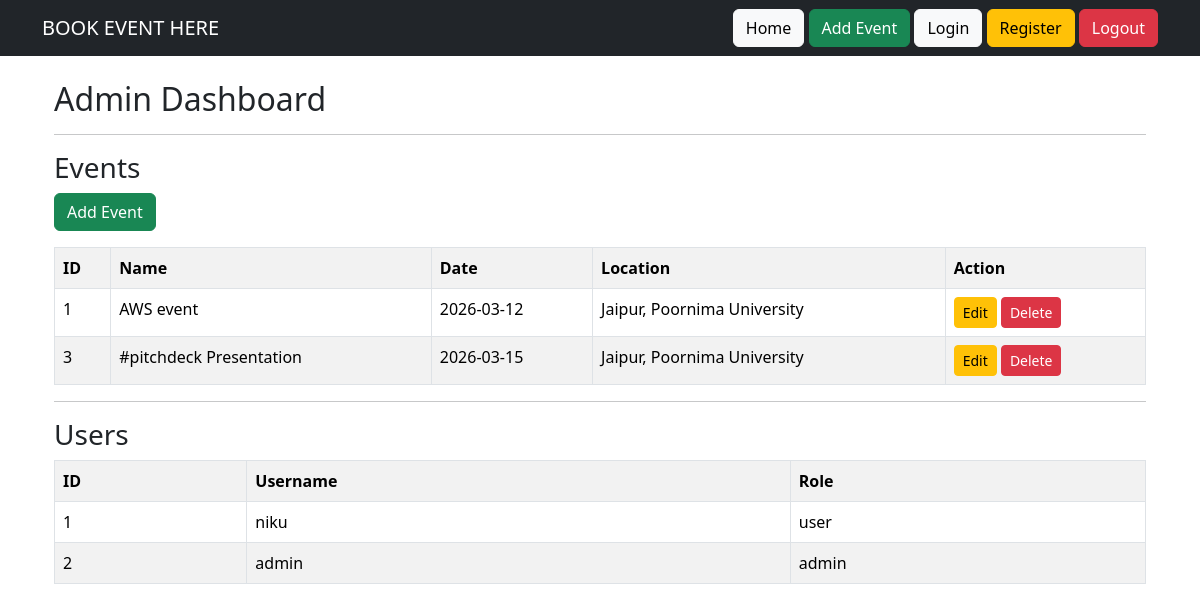
/admin (signed in), run on the app's committed database.
### tables this page shows
CREATE TABLE events(
        id INTEGER PRIMARY KEY AUTOINCREMENT,
        name TEXT,
        date TEXT,
        location TEXT,
        description TEXT,
        image TEXT
    );

CREATE TABLE users(
        id INTEGER PRIMARY KEY AUTOINCREMENT,
        username TEXT,
        password TEXT,
        role TEXT
    );

### app.py (the view)
@app.route("/admin")
def admin():
    if session.get("role") != "admin":
        return redirect("/")
    conn = get_db()
    events = conn.execute("SELECT * FROM events").fetchall()
    users = conn.execute("SELECT * FROM users").fetchall()
    conn.close()
    return render_template(
        "admin_dashboard.html",
        events=events,
        users=users
    )

### app.py (called while the page is built)
def get_db():
    conn = sqlite3.connect("database.db")
    conn.row_factory = sqlite3.Row
    return conn

### templates/admin_dashboard.html
{% extends "base.html" %}
{% block content %}
<div class="container mt-4">
<h2>Admin Dashboard</h2>
<hr>
<h3>Events</h3>
<a href="/add" class="btn btn-success mb-3">Add Event</a>
<table class="table table-bordered table-striped">
<tr>
<th>ID</th>
<th>Name</th>
<th>Date</th>
<th>Location</th>
<th>Action</th>
</tr>
{% for event in events %}
<tr>
<td>{{event.id}}</td>
<td>{{event.name}}</td>
<td>{{event.date}}</td>
<td>{{event.location}}</td>
<td>
<a href="/edit/{{event.id}}" class="btn btn-warning btn-sm">Edit</a>
<a href="/delete/{{event.id}}" class="btn btn-danger btn-sm">Delete</a>
</td>
</tr>
{% endfor %}
</table>
<hr>
<h3>Users</h3>
<table class="table table-bordered table-striped">
<tr>
<th>ID</th>
<th>Username</th>
<th>Role</th>
</tr>
{% for user in users %}
<tr>
<td>{{user.id}}</td>
<td>{{user.username}}</td>
<td>{{user.role}}</td>
</tr>
{% endfor %}
</table>
</div>
{% endblock %}

### data on the page
events: id "1", name "AWS event", date "2026-03-12", location "Jaipur, Poornima University"
events: id "3", name "#pitchdeck Presentation", date "2026-03-15", location "Jaipur, Poornima University"
users: id "1", username "niku", role "user"
users: id "2", username "admin", role "admin"
